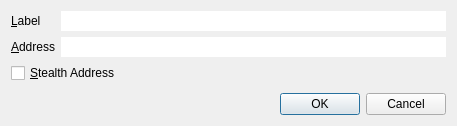
<?xml version="1.0" encoding="UTF-8"?>
<ui version="4.0">
 <class>EditAddressDialog</class>
 <widget class="QDialog" name="EditAddressDialog">
  <property name="geometry">
   <rect>
    <x>0</x>
    <y>0</y>
    <width>457</width>
    <height>126</height>
   </rect>
  </property>
  <property name="windowTitle">
   <string>Edit Address</string>
  </property>
  <layout class="QVBoxLayout" name="verticalLayout">
   <item>
    <layout class="QFormLayout" name="formLayout">
     <property name="fieldGrowthPolicy">
      <enum>QFormLayout::AllNonFixedFieldsGrow</enum>
     </property>
     <item row="0" column="0">
      <widget class="QLabel" name="label">
       <property name="text">
        <string>&amp;Label</string>
       </property>
       <property name="buddy">
        <cstring>labelEdit</cstring>
       </property>
      </widget>
     </item>
     <item row="0" column="1">
      <widget class="QLineEdit" name="labelEdit">
       <property name="toolTip">
        <string>The label associated with this address book entry</string>
       </property>
       <property name="frame">
        <bool>false</bool>
       </property>
      </widget>
     </item>
     <item row="1" column="0">
      <widget class="QLabel" name="label_2">
       <property name="text">
        <string>&amp;Address</string>
       </property>
       <property name="buddy">
        <cstring>addressEdit</cstring>
       </property>
      </widget>
     </item>
     <item row="1" column="1">
      <widget class="QLineEdit" name="addressEdit">
       <property name="toolTip">
        <string>The address associated with this address book entry. This can only be modified for sending addresses.</string>
       </property>
       <property name="frame">
        <bool>false</bool>
       </property>
      </widget>
     </item>
     <item row="2" column="0" colspan="2">
      <widget class="QCheckBox" name="stealthCB">
       <property name="text">
        <string>&amp;Stealth Address</string>
       </property>
      </widget>
     </item>
    </layout>
   </item>
   <item>
    <widget class="QDialogButtonBox" name="buttonBox">
     <property name="orientation">
      <enum>Qt::Horizontal</enum>
     </property>
     <property name="standardButtons">
      <set>QDialogButtonBox::Cancel|QDialogButtonBox::Ok</set>
     </property>
    </widget>
   </item>
  </layout>
 </widget>
 <resources/>
 <connections>
  <connection>
   <sender>buttonBox</sender>
   <signal>accepted()</signal>
   <receiver>EditAddressDialog</receiver>
   <slot>accept()</slot>
   <hints>
    <hint type="sourcelabel">
     <x>248</x>
     <y>254</y>
    </hint>
    <hint type="destinationlabel">
     <x>157</x>
     <y>274</y>
    </hint>
   </hints>
  </connection>
  <connection>
   <sender>buttonBox</sender>
   <signal>rejected()</signal>
   <receiver>EditAddressDialog</receiver>
   <slot>reject()</slot>
   <hints>
    <hint type="sourcelabel">
     <x>316</x>
     <y>260</y>
    </hint>
    <hint type="destinationlabel">
     <x>286</x>
     <y>274</y>
    </hint>
   </hints>
  </connection>
 </connections>
</ui>
